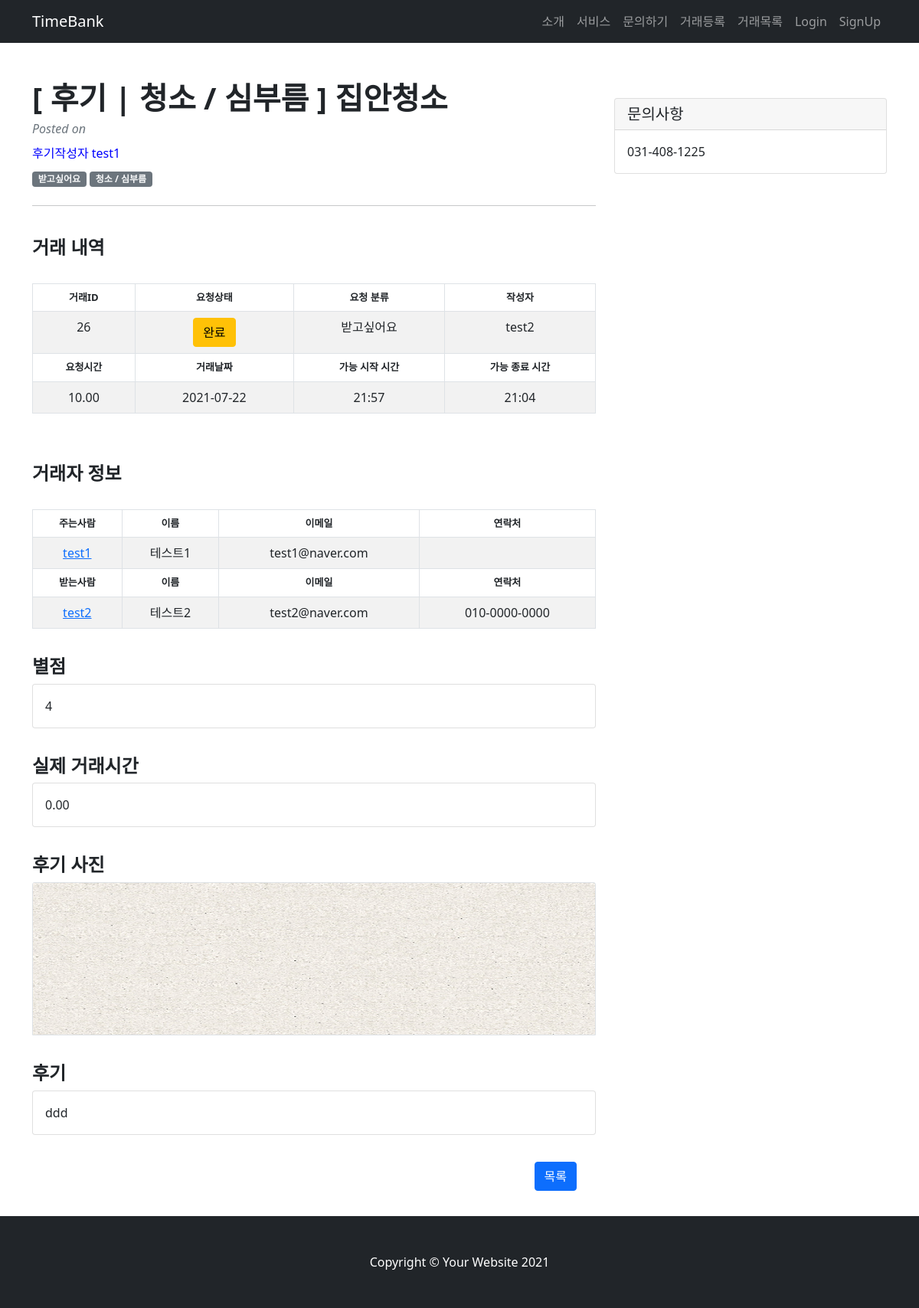
The page /post/26/review_detail/6 on the database its author committed.
### TimeBank_app/models.py (models this page shows, shortened)
class Post(models.Model):
    date = models.CharField(max_length=140)
    start_time = models.CharField(max_length=140)
    end_time = models.CharField(max_length=140)
    service_choice = (('주고싶어요','주고싶어요'),('받고싶어요','받고싶어요'))
    service = models.CharField(max_length=50, choices=service_choice)
    location = models.CharField(max_length=140)
    main_list = (('청소 / 심부름','청소 / 심부름'),
     ('몸 가꾸기 / 치장하기','몸 가꾸기 / 치장하기'),
     ('수선/ 수리','수선/ 수리'),
     ('상담','상담'),
     ('이동','이동'),
     ('먹기','먹기'),
     ('교육 / 여가생활','교육 / 여가생활'),
     ('정서지지','정서지지'),
     ('돌봄','돌봄'),
     ('식물 가꾸기','식물 가꾸기'),
     ('모임 장소 대여','모임 장소 대여'),
     ('의사소통','의사소통'),
     ('건강관리','건강관리'),
     ('기타','기타'),
     )
    mainwork = models.CharField(max_length=100, choices=main_list, null=True)
    subwork = models.CharField(max_length=200, verbose_name='세부 목록', default='')
    content = models.TextField(verbose_name='내용')
    created_at = models.DateTimeField(auto_now_add=True, verbose_name='등록시간')
    tok = models.DecimalField(default=1, decimal_places=2, max_digits=5, verbose_name='거래시간')
    author = models.ForeignKey('TimeBank_account.User', on_delete=models.CASCADE, verbose_name='작성자')
    status_list = (('대기','대기'),('진행','진행'),('완료','완료'),('완료확정','완료확정'),('중단','중단'))
    status = models.CharField(max_length=50, choices=status_list, default='대기')
    respond_list = (('요청대기','요청대기'),('요청승인', '요청승인'),('요청거절','요청거절'))
    respond = models.CharField(max_length=50, choices=respond_list, verbose_name='승인상태', default='요청대기')
    applicants = models.ManyToManyField('self', blank = True, related_name='apply_user', through='Apply', symmetrical=False)
    giver = models.ForeignKey('TimeBank_account.User', on_delete=models.CASCADE, related_name='give_user', verbose_name='주는사람', null=True)
    taker = models.ForeignKey('TimeBank_account.User', on_delete=models.CASCADE, related_name='take_user', verbose_name='받는사람', null=True)
    class Meta:
        ordering = ['-created_at']

class Review(models.Model):
    author = models.ForeignKey('TimeBank_account.User', on_delete=models.CASCADE, related_name="author", verbose_name='후기작성자')
    partner = models.ForeignKey('TimeBank_account.User', on_delete=models.CASCADE, related_name="partner", verbose_name='거래자')
    create_date = models.DateTimeField(auto_now_add=True, verbose_name='리뷰등록시간')
    post = models.ForeignKey(Post, on_delete=models.CASCADE, verbose_name='글', null=True)
    content = models.TextField(blank=True)
    hour = models.DecimalField(default=0, decimal_places=2, max_digits=5, verbose_name='실거래시간')
    star = models.IntegerField(validators=[MinValueValidator(1), MaxValueValidator(5)], blank=True)
    image = models.ImageField(upload_to="images/", blank=True)

### TimeBank_account/models.py (models this page shows)
class User(AbstractUser):
    username = models.CharField(max_length=64, verbose_name='사용자ID', unique=True)
    email = models.EmailField(max_length=128, verbose_name='E-mail')
    name = models.CharField(max_length=64, verbose_name='이름')
    password = models.CharField(max_length=100, verbose_name='비밀번호')
    contact = models.CharField(max_length=150, verbose_name='연락처')
    birth = models.CharField(max_length=150, verbose_name='생년월일')
    user_age = models.CharField(max_length=50, verbose_name='연령대')
    gender_choice = [('여성','여성'),('남성','남성'),('기타','기타')]
    gender = models.CharField(max_length=2, choices=gender_choice, verbose_name='성별')
    balance = models.DecimalField(decimal_places=2, max_digits=5,verbose_name='잔액', default=0)
    registered_dtn = models.DateField(auto_now_add=True, verbose_name='가입일자')
    image = models.ImageField(upload_to="images/", blank=True)
    about = models.TextField(verbose_name="소개말", blank=True)
    object = CustomUserManager()
    user_mode = [('코디네이터','코디네이터'),('사용자','사용자')]
    mode = models.CharField(max_length=60, choices=user_mode, verbose_name='유저등급', default='사용자', null=True)
    star = models.IntegerField(validators=[MinValueValidator(1), MaxValueValidator(5)], null=True, verbose_name='평균평점')
    def __str__(self):
        return self.username
    class Meta:
        db_table = 'TimeBank_user'

### TimeBank_app/views.py (the view)
# urls.py: path('<post_id>/review_detail/<review_id>', review_detail, name="review_detail"),
def review_detail(request, post_id, review_id):
    post = Post.objects.get(pk=post_id)
    review = Review.objects.get(pk=review_id)
    context = {'post':post, 'review':review}
    return render(request, "review_detail.html", context)

### TimeBank_app/templates/review_detail.html (shortened to what this page needs)
{% load static %}
<!DOCTYPE html>
<html lang="en">
    <head>
        <link href="{% static 'css/styles.css' %}" rel="stylesheet" />
        <link href="{% static 'css/star.scss' %}" rel="stylesheet" />
    </head>
    <body>
    <nav class="navbar navbar-expand-lg navbar-dark bg-dark">
    <div class="container">
      <a class="navbar-brand js-scroll-trigger" href="{% url 'index' %}">TimeBank</a>
      <div class="collapse navbar-collapse" id="navbarSupportedContent">
        <ul class="navbar-nav ms-auto mb-2 mb-lg-0">
          <li class="nav-item">
            <a class="nav-link js-scroll-trigger" href="{% url 'index' %}">소개</a>
          </li>
          <li class="nav-item">
            <a class="nav-link js-scroll-trigger" href="{% url 'index' %}">서비스</a>
          </li>
          <li class="nav-item">
            <a class="nav-link js-scroll-trigger" href="{% url 'index' %}">문의하기</a>
          </li>
          <li class="nav-item">
            <a class="nav-link js-scroll-trigger" href="{% url 'new_post' %}">거래등록</a>
          </li>
        <li class="nav-item">
          <a class="nav-link js-scroll-trigger" href="{% url 'post_list' %}">거래목록</a>
        </li>
          {% if user.is_authenticated %}
          <li class="nav-item">
            <a class="nav-link js-scroll-trigger" href="{% url 'profile' user.username %}">{{ user.get_username }}</a>
          </li>
          <li class="nav-item">
            <form action="{% url 'logout' %}" method="POST">
              {% csrf_token %}
              <input type="submit" class="nav-link logout" href="{% url 'logout' %}" value="Logout" style="border: none; background: transparent;">
            </form>
          </li>
          {% else %}
          <li class="nav-item">
            <a class="nav-link js-scroll-trigger" href="{% url 'login' %}">Login</a>
          </li>
          <li class="nav-item">
            <a class="nav-link js-scroll-trigger" href="{% url 'register' %}">SignUp</a>
          </li>
          {% endif %}
        </ul>
      </div>
    </div>
  </nav>
        <div class="container mt-5">
            <div class="row">
                <div class="col-lg-8">
                    <article>
                        <header class="mb-4">
                            <h1 class="fw-bolder mb-1">[ 후기 | {{post.mainwork}} ]  {{post.subwork}}</h1>
                            <div class="text-muted fst-italic mb-2">Posted on {{review.created_at}}</div>
                            <div class="mb-2" style="color: blue;">후기작성자 {{review.author}}</div>
                            <a class="badge bg-secondary text-decoration-none link-light" href="#!">{{ post.service}}</a>
                            <a class="badge bg-secondary text-decoration-none link-light" href="#!">{{ post.mainwork }}</a>
                        </header>
                        <hr><br>
                        <section class="mb-5">
                            <h4 class="fw-bolder">거래 내역</h4>
                            <br>
                            <table id="example" class="table table-striped table-bordered" style="width:100%; text-align: center;">
                                <thead>
                                  <tr>
                                    <th style="font-size: 13px;">거래ID</th>
                                    <th style="font-size: 13px;">요청상태</th>
                                    <th style="font-size: 13px;">요청 분류</th>
                                    <th style="font-size: 13px;">작성자</th>
                                </tr>
                                </thead>
                                <tbody>
                                    <td>{{post.id}}</td>
                                    <td>
                                        {% if post.status == "대기" %}
                                                <button name="apply" class="btn btn-primary">대기</button>
                                            {% elif post.status == "진행" %}
                                                <button class="btn btn-success">{{ post.status }}</button>
                                            {% elif post.status == "완료" %}
                                                <button class="btn btn-warning">{{ post.status }}</button>
                                            {% elif post.status == "중단" %}
                                                <button class="btn btn-secondary">{{ post.status }}</button>
                                            {% endif %}
                                    </td>
                                        <td>{{ post.service }}</td>
                                        <td>{{ post.author }}</td>
                              </tbody>
                              <thead>
                                <tr>
                                  <th style="font-size: 13px;">요청시간</th>
                                  <th style="font-size: 13px;">거래날짜</th>
                                  <th style="font-size: 13px;">가능 시작 시간</th>
                                  <th style="font-size: 13px;">가능 종료 시간</th>
                              </tr>
                              </thead>
                              <tbody>
                                  <tr>
                                    <td>{{ post.tok }}</td>
                                    <td>{{ post.date }}</td>
                                    <td>{{ post.start_time }}</td>
                                    <td>{{ post.end_time }}</td>
                                </tr>
                            </tbody>
                            </table>
                            <br><br>
                            <h4 class="fw-bolder" >거래자 정보</h4>
                            <br>
                            <table id="example" class="table table-striped table-bordered" style="width:100%; text-align: center;">
                                <thead>
                                  <tr>
                                    <th style="font-size: 13px;">주는사람</th>
                                    <th style="font-size: 13px;">이름</th>
                                    <th style="font-size: 13px;">이메일</th>
                                    <th style="font-size: 13px;">연락처</th>
                                </tr>
                                </thead>
                                <tbody>
                                    <td><a href="#">{{post.giver}}</a></td>
                                    <td>{{post.giver.name}}</td>
                                    <td>{{ post.giver.email }}</td>
                                    <td>{{ post.giver.contact }}</td>
                              </tbody>
                              <thead>
                                <tr>
                                    <th style="font-size: 13px;">받는사람</th>
                                    <th style="font-size: 13px;">이름</th>
                                    <th style="font-size: 13px;">이메일</th>
                                    <th style="font-size: 13px;">연락처</th>
                              </tr>
                              </thead>
                              <tbody>
                                <td><a href="#">{{post.taker}}</a></td>
                                <td>{{post.taker.name}}</td>
                                <td>{{ post.taker.email }}</td>
                                <td>{{ post.taker.contact }}</td>
                            </tbody>
                            </table>
                                  <div class="form-group" style="margin-top: 35px; margin-bottom: 10px;">
                                    <h4 class="fw-bolder">별점</h4>
                                    <div class="card">
                                        <div class="card-body">
                                          {{review.star}}
                                        </div>
                                      </div>
                                  </div>
                                  <div class="form-group" style="margin-top: 35px; margin-bottom: 10px;">
                                    <h4 class="fw-bolder">실제 거래시간</h4>
                                    <div class="card">
                                        <div class="card-body">
                                          {{review.hour}}
                                        </div>
                                      </div>
                                  </div>
                                  <div class="form-group" style="margin-top: 35px; margin-bottom: 10px;">
                                    <h4 class="fw-bolder">후기 사진</h4>
                                    <img class="card-img-top border" src="{{ review.image.url }}" alt="Card image cap" style="height: 200px;">
                                  </div>
                                  <div class="form-group" style="margin-top: 35px; margin-bottom: 10px;">
                                    <h4 class="fw-bolder">후기</h4>
                                    <div class="card">
                                        <div class="card-body">
                                          {{review.content}}
                                        </div>
                                      </div>
                                  </div>
                                  <div style="margin: 20px; float: right;">
                                    {% if request.user == review.author %}
                                    <a href="{% url 'review_update_page' post.id review.id %}" class="btn btn-success" style="margin: 5px;">수정</a>
                                    <a href="{% url 'review_delete' post.id review.id %}" class="btn btn-success" style="margin: 5px;">삭제</a>
                                    <a href="{% url 'post_detail' post.id %}" class="btn btn-primary" style="margin: 5px;">목록</a>
                                    {% else %}
                                    <a href="{% url 'post_detail' post.id %}" class="btn btn-primary" style="margin: 5px;">목록</a>
                                    {% endif %}
                                  </div>
                                <br><br>
                              </div>
                    <br><br>
                <div class="col-md-4">
                    <div class="card my-4">
                      <h5 class="card-header">문의사항</h5>
                      <div class="card-body">
                        031-408-1225
                      </div>
                    </div>
                  </div>
            </div>
        </div>
        <footer class="py-5 bg-dark">
            <div class="container"><p class="m-0 text-center text-white">Copyright &copy; Your Website 2021</p></div>
        </footer>
    </body>
</html>

### rows shown on the page
Post: mainwork "청소 / 심부름", subwork "집안청소", service "받고싶어요", id "26", status "완료", author "test2", tok "10.00", date "2021-07-22", start_time "21:57", end_time "21:04", giver "test1", giver.name "테스트1", giver.email "test1@naver.com", taker "test2", taker.name "테스트2", taker.email "test2@naver.com", taker.contact "010-0000-0000"
Review: author "test1", star "4", hour "0.00", image (picture), content "ddd"
